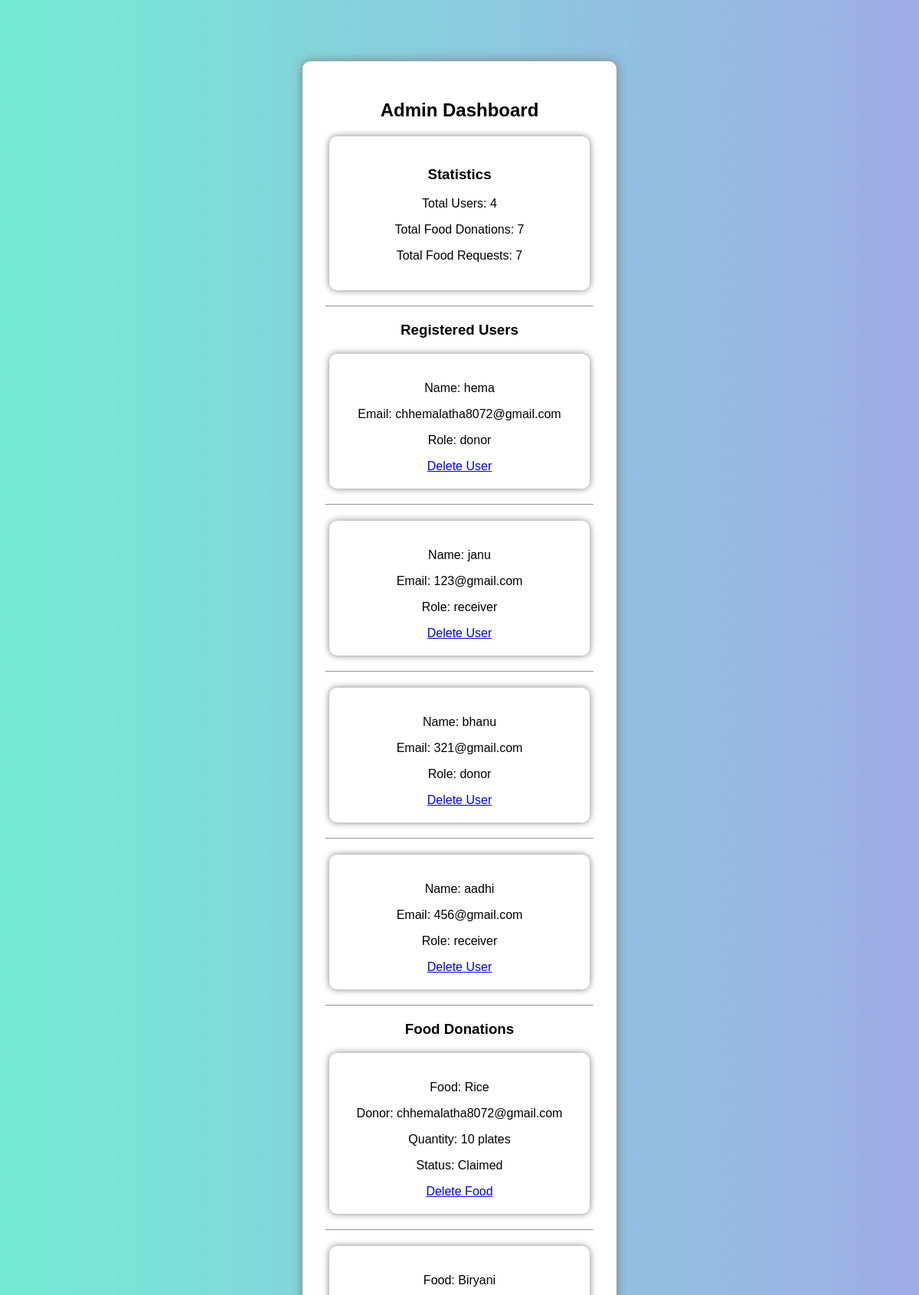
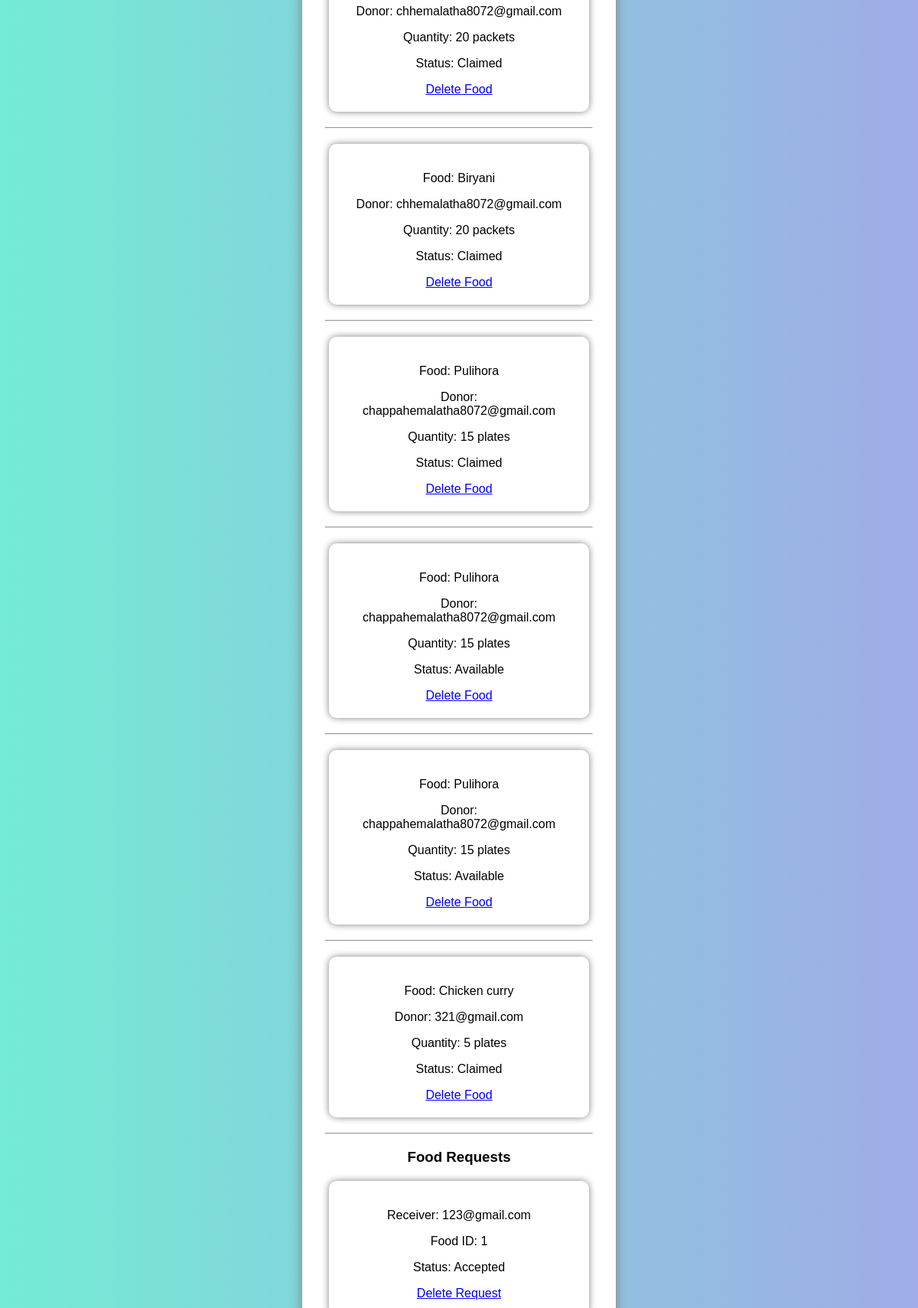
The page /admin_dashboard (signed in, upper part) on the database its author committed (2 pictures, top to bottom).
### tables this page shows
CREATE TABLE users (
            id INTEGER PRIMARY KEY AUTOINCREMENT,
            name TEXT NOT NULL,
            email TEXT NOT NULL UNIQUE,
            password TEXT NOT NULL,
            role TEXT NOT NULL
        );

CREATE TABLE food_donations(

            id INTEGER PRIMARY KEY AUTOINCREMENT,

            donor_email TEXT,

            food_name TEXT NOT NULL,

            quantity TEXT NOT NULL,

            category TEXT NOT NULL,

            expiry_time TEXT,

            address TEXT,

            contact TEXT,
                 
            image TEXT     

        , status TEXT DEFAULT 'Available');

CREATE TABLE food_requests(

            id INTEGER PRIMARY KEY AUTOINCREMENT,

            food_id INTEGER,

            receiver_email TEXT,

            status TEXT

        );

### app.py (the view)
@app.route('/admin_dashboard')
def admin_dashboard():
    if 'admin' not in session:
        return redirect('/admin')
    conn = get_db_connection()
    users = conn.execute(
        "SELECT * FROM users"
    ).fetchall()
    foods = conn.execute(
        "SELECT * FROM food_donations"
    ).fetchall()
    requests = conn.execute(
        "SELECT * FROM food_requests"
    ).fetchall()
    user_count = len(users)
    food_count = len(foods)
    request_count = len(requests)
    conn.close()
    return render_template(
        'admin_dashboard.html',
        users=users,
        foods=foods,
        requests=requests,
        user_count=user_count,
        food_count=food_count,
        request_count=request_count
    )

### database.py (called while the page is built)
def get_db_connection():
    conn = sqlite3.connect('users.db')
    conn.row_factory = sqlite3.Row
    return conn

### templates/admin_dashboard.html (shortened to what this page needs)
<!DOCTYPE html>
<html>
<head>
<link rel="stylesheet"
href="{{ url_for('static', filename='style.css') }}">
</head>
<body>
<div class="form-container">
<h2>
Admin Dashboard
</h2>
<div class="food-card">
<h3>
Statistics
</h3>
<p>
Total Users:
{{user_count}}
</p>
<p>
Total Food Donations:
{{food_count}}
</p>
<p>
Total Food Requests:
{{request_count}}
</p>
</div>
<hr>
<h3>
Registered Users
</h3>
{% for u in users %}
<div class="food-card">
<p>
Name:
{{u['name']}}
</p>
<p>
Email:
{{u['email']}}
</p>
<p>
Role:
{{u['role']}}
</p>
<a href="/delete_user/{{u['id']}}">
Delete User
</a>
</div>
<hr>
{% endfor %}
<h3>
Food Donations
</h3>
{% for f in foods %}
<div class="food-card">
<p>
Food:
{{f['food_name']}}
</p>
<p>
Donor:
{{f['donor_email']}}
</p>
<p>
Quantity:
{{f['quantity']}}
</p>
<p>
Status:
{{f['status']}}
</p>
<a href="/delete_food/{{f['id']}}">
Delete Food
</a>
</div>
<hr>
{% endfor %}
<h3>
Food Requests
</h3>
{% for r in requests %}
<div class="food-card">
<p>
Receiver:
{{r['receiver_email']}}
</p>
<p>
Food ID:
{{r['food_id']}}
</p>
<p>
Status:
{{r['status']}}
</p>
<a href="/delete_request/{{r['id']}}">
Delete Request
</a>
</div>
{% endfor %}
</div>
</body>
</html>

### static/style.css (style rules this page uses)
body { font-family: Arial; background: linear-gradient(to right, #74ebd5, #9face6); margin: 0; }
.form-container { width: 350px; margin: 80px auto; background: white; padding: 30px; border-radius: 10px; box-shadow: 0px 0px 15px gray; text-align: center; }
.food-card { width: 300px; padding: 20px; margin: 20px auto; border-radius: 10px; box-shadow: 0 0 10px gray; text-align: center; }

### rows shown on the page
users: name "hema", email "chhemalatha8072@gmail.com", role "donor"
users: name "janu", email "123@gmail.com", role "receiver"
users: name "bhanu", email "321@gmail.com", role "donor"
users: name "aadhi", email "456@gmail.com", role "receiver"
food_donations: food_name "Rice", donor_email "chhemalatha8072@gmail.com", quantity "10 plates", status "Claimed"
food_donations: food_name "Biryani", donor_email "chhemalatha8072@gmail.com", quantity "20 packets", status "Claimed"
food_donations: food_name "Biryani", donor_email "chhemalatha8072@gmail.com", quantity "20 packets", status "Claimed"
food_donations: food_name "Pulihora", donor_email "chappahemalatha8072@gmail.com", quantity "15 plates", status "Claimed"
food_donations: food_name "Pulihora", donor_email "chappahemalatha8072@gmail.com", quantity "15 plates", status "Available"
food_donations: food_name "Pulihora", donor_email "chappahemalatha8072@gmail.com", quantity "15 plates", status "Available"
food_donations: food_name "Chicken curry", donor_email "321@gmail.com", quantity "5 plates", status "Claimed"
food_requests: receiver_email "123@gmail.com", food_id "1", status "Accepted"

### other values the page prints
{{ user_count }} "4"
{{ food_count }} "7"
{{ request_count }} "7"
